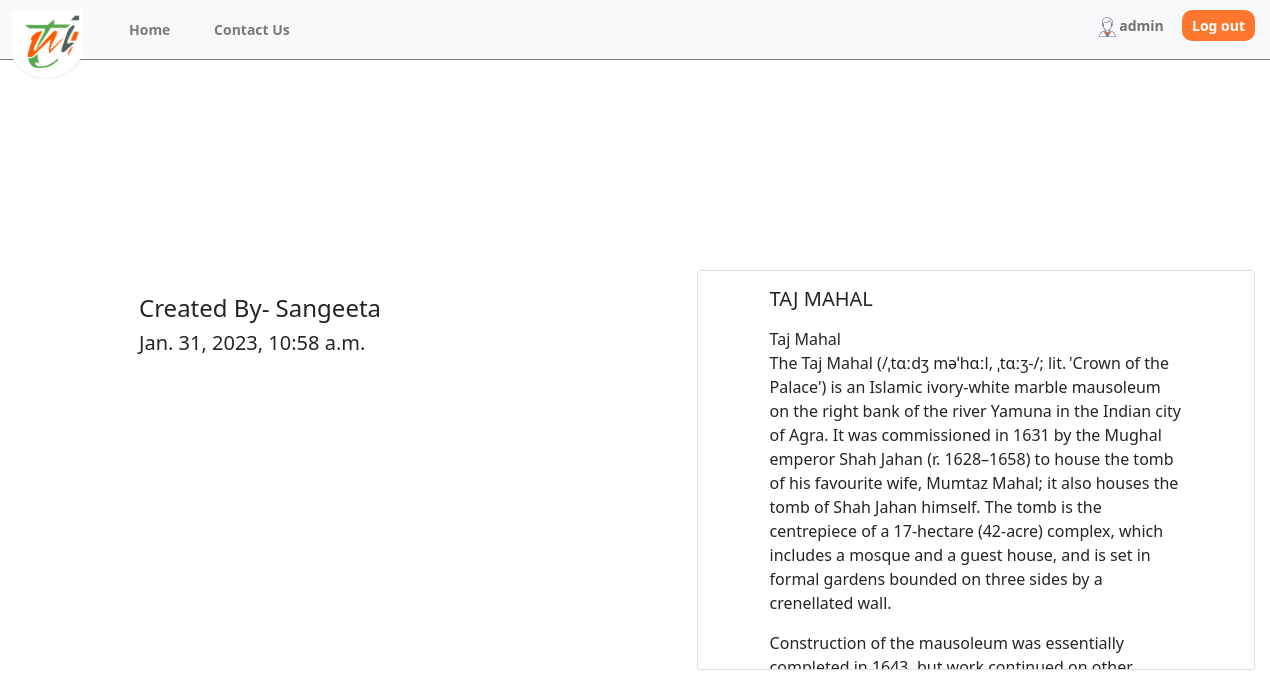
Screenshot of /readmore3 (signed in) with the database file from the repository.
### tour/models.py (models this page shows, shortened)
class Blog(models.Model):
    title = models.CharField(max_length=255)
    image = CloudinaryField('image')
    description = RichTextField(blank=True,null=True)
    created_by = models.CharField(max_length=255)
    created_on = models.DateTimeField(auto_now_add=True)

### tour/views.py (the view)
# urls.py: path('readmore<int:id>',views.readmore,name='readmore'),
@login_required(login_url='login')
def readmore(request,id):
    data = Blog.objects.get(id=id)
    return render(request,"readmore.html",{'data':data})

### template/readmore.html (shortened to what this page needs)
{% include 'base.html' %} {% block content %}
<body>
  <div class="container">
    <div class="showdata">
      <div class="onesidecontainer">
        <br>
        <h4>Created By- {{data.created_by}}</h4>
        <h5>{{data.created_on}}</h5>
      </div>
      <div class="othersidecontainer">
        <div class="card">
          <div class="card-body">
            <h5 class="card-title">{{data.title}}</h5>
            <p class="card-text">{{data.description | safe}}</p>
          </div>
        </div>
      </div>
    </div>
  </div>
  {% endblock %}
</body>

### template/base.html (shortened to what this page needs)
<!DOCTYPE html>
<html lang="en">
  <head>
    <link
      href="https://cdn.jsdelivr.net/npm/bootstrap@5.0.2/dist/css/bootstrap.min.css"
      rel="stylesheet"
    />
  </head>
  <body>
    {% load static %}
    <body>
      <nav class="navbar navbar-expand-lg navbar-light bg-light">
        <div class="container-fluid">
          <img
            class="nav-logo"
            src="{% static 'nav logo.png' %}"
            alt=""
            height="100px"
            width="70px"
          />
          <div class="collapse navbar-collapse" id="navbarNavDropdown">
            <ul class="navbar-nav">
              <li><a href="/" onclick="directtohome()">Home</a></li>
                {% if user.is_authenticated %}
              <li><a href="/contactus" onclick="d2c()">Contact Us</a></li>
                {% endif %}
            </ul>
          </div>
          <div class="nav-right">
            <span class="navbar-text">
              <ul class="ul-right">
                {% if user.is_authenticated %}
                <li>
                  <img src="{% static 'mics.svg' %}" alt="" />
                  {{user}}
                </li>
                <li>
                  <a href="/logout" onclick="log()">
                    <button class="log_out">Log out</button>
                  </a>
                  </li>
                {% endif %}
              </ul>
            </span>
          </div>
        </div>
      </nav>
  </body>
</html>

### template/base.html (style rules this page uses)
.navbar { height: 60px; background-color: rgb(255, 255, 255); border-bottom: 1px solid rgba(0, 0, 0, 0.505); }
.nav-logo { padding-top: 30px; z-index: 1; }
.nav-right { float: right; }
.ul-right { list-style: none; position: absolute; right: 8px; bottom: -5px; }
.ul-right li { display: inline-block; font-size: 14px; font-weight: bolder; padding: 7px; }
.tour-details, h4 { background-color: rgb(255, 255, 255); }
h4, p { display: block; }
.navbar-nav { display: inline-block; font-size: 14px; font-weight: bolder; padding: 7px; color: rgb(95, 95, 95); }
.navbar-nav li { display: inline-block; padding-left: 40px; }
.navbar-nav li a { text-decoration: none; color: rgb(122, 122, 122); }
.log_out { padding: 5px 10px; border-radius: 10px; background-color: #ff772e; color: white; font-weight: bold; border: none; }

### template/readmore.html (style rules this page uses)
.container { position: absolute; top: 20%; left: 10%; }
.showdata { display: flex; }
.onesidecontainer { width: 50%; height: 400px; background-size: cover; background-repeat: no-repeat; object-fit: cover; }
.othersidecontainer { width: 50%; height: 400px; justify-content: center; }
.card-body { width: 80%; margin: auto; }
.card { height: 400px; overflow-y: scroll; }

### rows the page displays
Blog: created_by "Sangeeta", created_on "Jan. 31, 2023, 10:58 a.m.", title "TAJ MAHAL", description "Taj Mahal The Taj Mahal (/ˌtɑːdʒ məˈhɑːl, ˌtɑːʒ-/; lit. 'Crown of the Palace') is an Islamic ivory-white marble mausoleum on the right bank of the river Yamuna in the Indian city of Agra. It was commissioned in 1631 by the Mughal emperor Shah Jahan (r. 1628–1658) to house the tomb of his favourite wife, Mumtaz Mahal; it also houses the tomb of Shah Jahan himself. The tomb is the centrepiece of a 17-hectare (42-acre) complex, which includes a mosque and a guest house, and is set in formal gardens bounded on three sides by a crenellated wall. Construction of the mausoleum was essentially…"

### other values shown
{{ user }} "admin"
